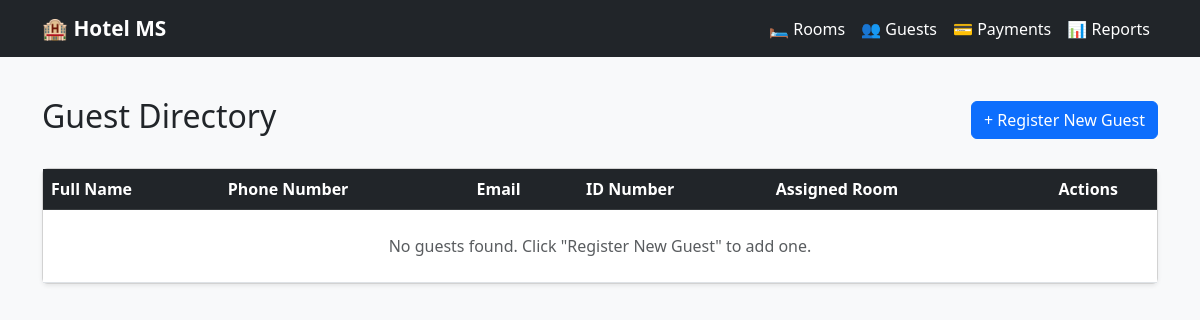
Page /guests/ on the earlier database version.
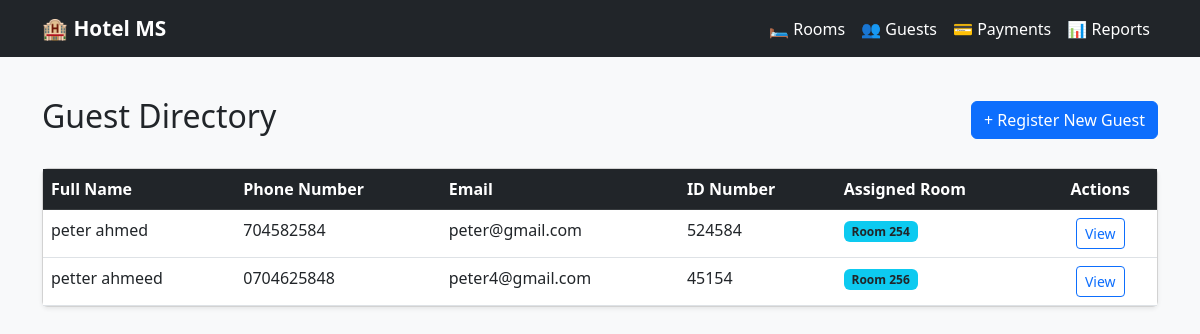
Same page on the later database version.
### guests/models.py (models this page shows, shortened)
class Guest(models.Model):
    first_name = models.CharField(max_length=50)
    last_name = models.CharField(max_length=50)
    phone_number = models.CharField(max_length=17)
    email = models.EmailField(unique=True)
    id_number = models.CharField(max_length=20, unique=True)
    room = models.ForeignKey(Room, on_delete=models.SET_NULL, null=True, blank=True, related_name="guests")

### rooms/models.py (models this page shows, shortened)
class Room(models.Model):
    CATEGORY_CHOICES = [
        ('Single', 'Single'),
        ('Double', 'Double'),
        ('Suite', 'Suite'),
        ('Deluxe', 'Deluxe'),
    ]
    room_number = models.IntegerField(unique=True)
    category = models.CharField(max_length=20, choices=CATEGORY_CHOICES)
    price_per_night = models.DecimalField(max_digits=10, decimal_places=2)
    is_occupied = models.BooleanField(default=False)

### guests/views.py (the view)
# urls.py: path('', views.guest_list, name='guest_list'),
def guest_list(request):
    guests = Guest.objects.all()
    return render(request, 'guest_list.html', {'guests': guests})

### guests/templates/guest_list.html
{% extends 'base.html' %}
{% block content %}
<div class="container mt-4">
    <div class="d-flex justify-content-between align-items-center mb-4">
        <h2>Guest Directory</h2>
        <a href="{% url 'register_guest' %}" class="btn btn-primary">+ Register New Guest</a>
    </div>
    <div class="card shadow-sm">
        <div class="card-body p-0">
            <table class="table table-hover mb-0">
                <thead class="table-dark">
                    <tr>
                        <th>Full Name</th>
                        <th>Phone Number</th>
                        <th>Email</th>
                        <th>ID Number</th>
                        <th>Assigned Room</th>
                        <th class="text-center">Actions</th>
                    </tr>
                </thead>
                <tbody>
                    {% for guest in guests %}
                    <tr>
                        <td>{{ guest.first_name }} {{ guest.last_name }}</td>
                        <td>{{ guest.phone_number }}</td>
                        <td>{{ guest.email }}</td>
                        <td>{{ guest.id_number }}</td>
                        <td>
                            {% if guest.room %}
                                <span class="badge bg-info text-dark">Room {{ guest.room.room_number }}</span>
                            {% else %}
                                <span class="text-muted">Unassigned</span>
                            {% endif %}
                        </td>
                        <td class="text-center">
                            <a href="{% url 'guest_detail' guest.pk %}" class="btn btn-sm btn-outline-primary">View</a>
                        </td>
                    </tr>
                    {% empty %}
                    <tr>
                        <td colspan="6" class="text-center py-4 text-muted">
                            No guests found. Click "Register New Guest" to add one.
                        </td>
                    </tr>
                    {% endfor %}
                </tbody>
            </table>
        </div>
    </div>
</div>
{% endblock %}

### templates/base.html (shortened to what this page needs)
<!DOCTYPE html>
<html lang="en">
<head>
    <link href="https://cdn.jsdelivr.net/npm/bootstrap@5.3.0/dist/css/bootstrap.min.css" rel="stylesheet">
</head>
<body>
<nav class="navbar navbar-expand-lg navbar-dark bg-dark">
    <div class="container">
        <a class="navbar-brand" href="{% url 'rooms_list' %}">🏨 Hotel MS</a>
        <div class="collapse navbar-collapse" id="navbarNav">
            <ul class="navbar-nav ms-auto">
                <li class="nav-item">
                    <a class="nav-link text-white " href="{% url 'rooms_list' %}">🛏 Rooms</a>
                </li>
                <li class="nav-item">
                    <a class="nav-link text-white" href="{% url 'guest_list' %}">👥 Guests</a>
                </li>
                <li class="nav-item">
                    <a class="nav-link text-white" href="{% url 'payment_list' %}">💳 Payments</a>
                </li>
                <li class="nav-item">
                    <a class="nav-link text-white" href="{% url 'reports_dashboard' %}">📊 Reports</a>
                </li>
            </ul>
        </div>
    </div>
</nav>
<div class="container-fluid px-4 py-3">
    {% block content %}{% endblock %}
</div>
</body>
</html>

### templates/base.html (style rules this page uses)
body { background-color: #f8f9fa; }
.navbar-brand { font-weight: bold; font-size: 1.3rem; }

Differences in the rows shown:
added Guest: first_name "peter", last_name "ahmed", phone_number "704582584", email "peter@gmail.com", id_number "524584", room.room_number "254"
added Guest: first_name "petter", last_name "ahmeed", phone_number "0704625848", email "peter4@gmail.com", id_number "45154", room.room_number "256"
Other differences:
text no longer shown: "No guests found. Click \"Register New Guest\" to add one."
